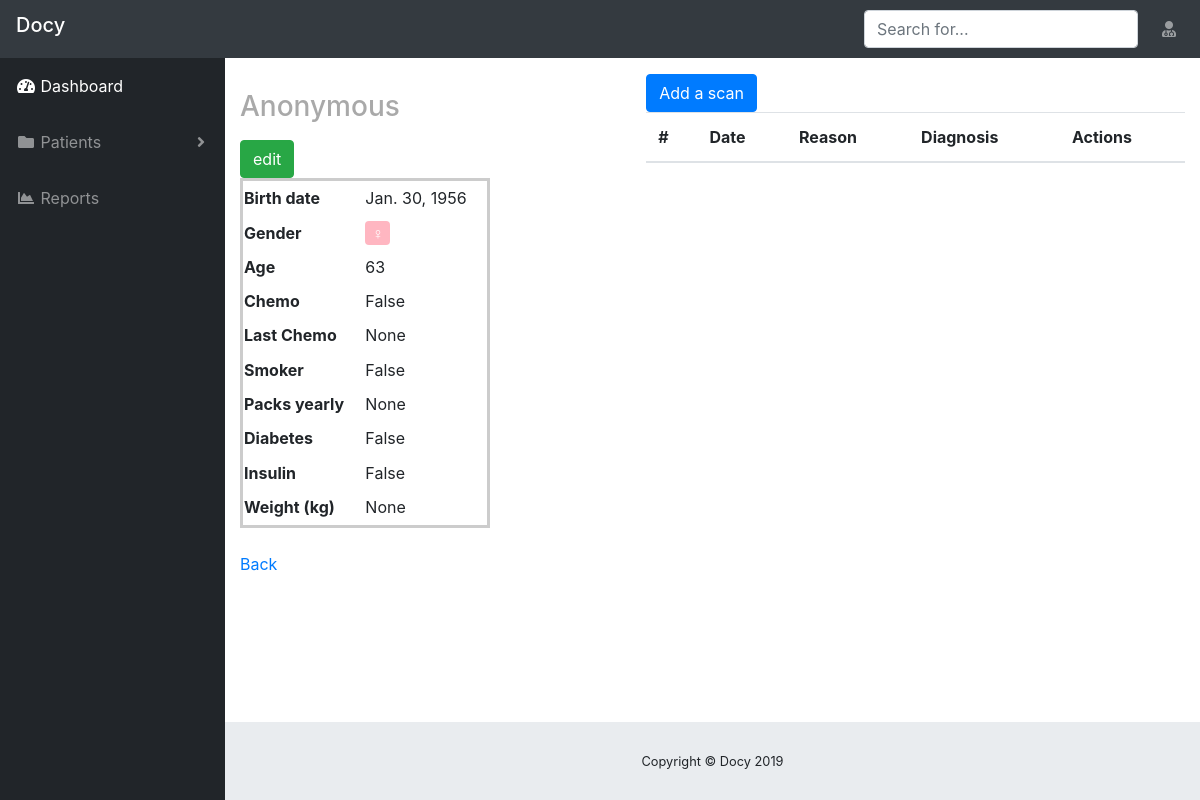
The page /scan/view/10/ (signed in) on the database its author committed.
### scan/models.py (models this page shows, shortened)
class Patient(models.Model):
    GENDER_CHOICES = (
        ('Male', 'Male'),
        ('Female', 'Female'),
        )
    pid = models.AutoField(primary_key=True)
    name_validator = RegexValidator(regex=r'^[a-zA-Z ]+$', message='Only letters and spaces are allowed.')
    first_name = models.CharField(max_length=20, validators=[name_validator])
    last_name = models.CharField(max_length=20, validators=[name_validator])
    birth_date = models.DateField(validators=[MinValueValidator(datetime.date(1900, 1, 1)), MaxValueValidator(datetime.date.today())])
    gender = models.CharField(max_length=6,choices=GENDER_CHOICES)
    Chemo = models.BooleanField(null=True,blank=True)
    Last_Chemo = models.DateField(null=True,blank=True)
    smoker = models.BooleanField(null=True,blank=True)
    Packs_yearly = models.FloatField(null=True,blank=True)
    diabetes = models.BooleanField(null=True,blank=True)
    insulin = models.BooleanField(null=True,blank=True)
    weight = models.FloatField(null=True,blank=True, validators=[MinValueValidator(0), MaxValueValidator(500)])
    def age(self):
        return datetime.date.today().year - self.birth_date.year

### scan/views.py (the view)
# urls.py: path('view/<int:pid>/', views.view, name='view'),
@login_required(login_url='login:login')
def view(request, pid):
    patient = Patient.objects.filter(pk=pid).first()
    scans = Scan.objects.filter(patient=pid)
    return render(request, 'patient/view.html', {'patient': patient, 'scans': scans, 'pid': pid})

### scan/templatetags/patient_filters.py (called while the page is built)
@register.filter(name='docyname')
def docyname(patient: Patient):
    if not patient.first_name and not patient.last_name:
        return 'Anonymous'
    return patient.first_name + ' ' + patient.last_name

@register.filter(name='docygender')
def docygender(patient: Patient):
    if patient.gender == Patient.GENDER_CHOICES[0][0]:
        return mark_safe('<span class="badge bg-babyblue">♂</span>')
    else:
        return mark_safe('<span class="badge bg-babypink">♀</span>')

### scan/templates/patient/view.html (shortened to what this page needs)
{% extends "base.html" %}
{% load i18n %}
{% load patient_filters %}
{% block content %}
<div class="row" >
  <div class = "col-5">
     <p>
       <h3 style="color:darkgrey">{{ patient|docyname }}</h3>
     </p>
     <a href="{% url 'scan:edit' pid=patient.pid %}" class="btn btn-success" >edit</a>
       <table width="250" height="350" bordercolor="#ccc">
        <tr>
          <th>Birth date</th>
          <td>{{ patient.birth_date }}</td>
        </tr>
        <tr>
          <th>Gender</th>
          <td class="field-gender">
          {{ patient|docygender }}
        </td>
        </tr>
        <tr>
          <th>Age</th>
          <td>{{ patient.age }}</td>
        </tr>
        <tr>
          <th>Chemo</th>
          <td>{{ patient.Chemo }}</td>
        </tr>
        <tr>
          <th>Last Chemo</th>
          <td>{{ patient.Last_Chemo }}</td>
        </tr>
        <tr>
          <th>Smoker</th>
          <td>{{ patient.smoker }}</td>
        </tr>
        <tr>
          <th>Packs yearly</th>
          <td>{{ patient.Packs_yearly }}</td>
        </tr>
        <tr>
          <th>Diabetes</th>
          <td>{{ patient.diabetes }}</td>
        </tr>
        <tr>
          <th>Insulin</th>
          <td>{{ patient.insulin }}</td>
        </tr>
        <tr>
          <th>Weight (kg)</th>
          <td>{{ patient.weight }}</td>
        </tr>
     </table>
  </div>
  <div class = "col-7">
    <a href="/scan/add_scan/{{pid}}" class="btn btn-primary">Add a scan</a>
<table class="table table-condensed table-hover table-striped" name="Scans">
   <thead>
      <tr>
        <th>#</th>
        <th>Date</th>
        <th>Reason</th>
        <th>Diagnosis</th>
        <th>Actions</th>
      </tr>
    </thead>
</table>
  </div>
</div>
<br>
<a href="/scan/patients/" >Back</a>
{% endblock %}

### templates/base.html (shortened to what this page needs)
{%load static %}
<!DOCTYPE html>
<html lang="en">
<head>
  <link href="{% static 'vendor/fontawesome-free/css/all.min.css' %}" rel="stylesheet" type="text/css">
  <link href="{% static 'vendor/datatables/dataTables.bootstrap4.css' %}" rel="stylesheet">
  <link href="https://stackpath.bootstrapcdn.com/bootstrap/4.3.1/css/bootstrap.min.css" rel="stylesheet">
  <link rel="stylesheet" href="https://use.fontawesome.com/releases/v5.7.2/css/all.css">
  <link href="{% static 'css/sb-admin.css' %}" rel="stylesheet">
  <link type="text/css" rel="stylesheet" href="{% static 'css/style.css' %}"/>
</head>
<body id="page-top">
  {% include "_navbar.html" %}
  <div id="wrapper">
    {% include "_sidebar.html" %}
    <div id="content-wrapper">
      <div class="container-fluid">
        {% block content %}{% endblock %}
      </div>
  </div>
      {% include "_footer.html" %}
    </div>
</body>
</html>

### templates/_navbar.html (shortened to what this page needs)
<nav class="navbar navbar-expand navbar-dark bg-dark static-top">
    <div class="navbar-brand mr-1">
      <h5>Docy</h5>
    </div>
    <form class="d-none d-md-inline-block form-inline ml-auto mr-0 mr-md-3 my-2 my-md-0" action= "{% url 'scan:patients' %}"
    method= "GET">
      <div class="input-group">
        <input type="text" class="form-control" placeholder="Search for..." aria-label="Search" aria-describedby="basic-addon2" name= "Search">
        </div>
    </form>
    <ul class="navbar-nav ml-auto ml-md-0">
      <li class="nav-item dropdown no-arrow">
        <a class="nav-link dropdown-toggle" href="#" id="userDropdown" role="button" data-toggle="dropdown" aria-haspopup="true" aria-expanded="false">
          <i class="fas fa-user-md"></i>
        </a>
      </li>
    </ul>
</nav>

### templates/_sidebar.html (shortened to what this page needs)
<ul class="sidebar navbar-nav">
  <li class="nav-item active">
    <a class="nav-link" href="{% url 'scan:dashboard' %}">
      <i class="fas fa-fw fa-tachometer-alt"></i>
      <span>Dashboard</span>
    </a>
  </li>
  <li class="nav-item dropdown">
    <a class="nav-link dropdown-toggle" href="#" id="pagesDropdown" role="button" data-toggle="dropdown" aria-haspopup="true" aria-expanded="false">
      <i class="fas fa-fw fa-folder"></i>
      <span>Patients</span>
    </a>
  </li>
  <li class="nav-item">
    <a class="nav-link" href="{% url 'scan:charts' %}">
      <i class="fas fa-fw fa-chart-area"></i>
      <span>Reports</span></a>
  </li>
</ul>

### templates/_footer.html
  <footer class="sticky-footer">
    <div class="container my-auto">
      <div class="copyright text-center my-auto">
        <span>Copyright © Docy 2019</span>
      </div>
    </div>
  </footer>

### static/css/style.css (style rules this page uses)
.bg-babypink { background-color: #FFB6C1; color: white; font-size: 16px }

### rows shown on the page
Patient: first_name+last_name "Anonymous", birth_date "Jan. 30, 1956", gender "♀", age "63", Chemo "False", Last_Chemo "None", smoker "False", Packs_yearly "None", diabetes "False", insulin "False", weight "None"
